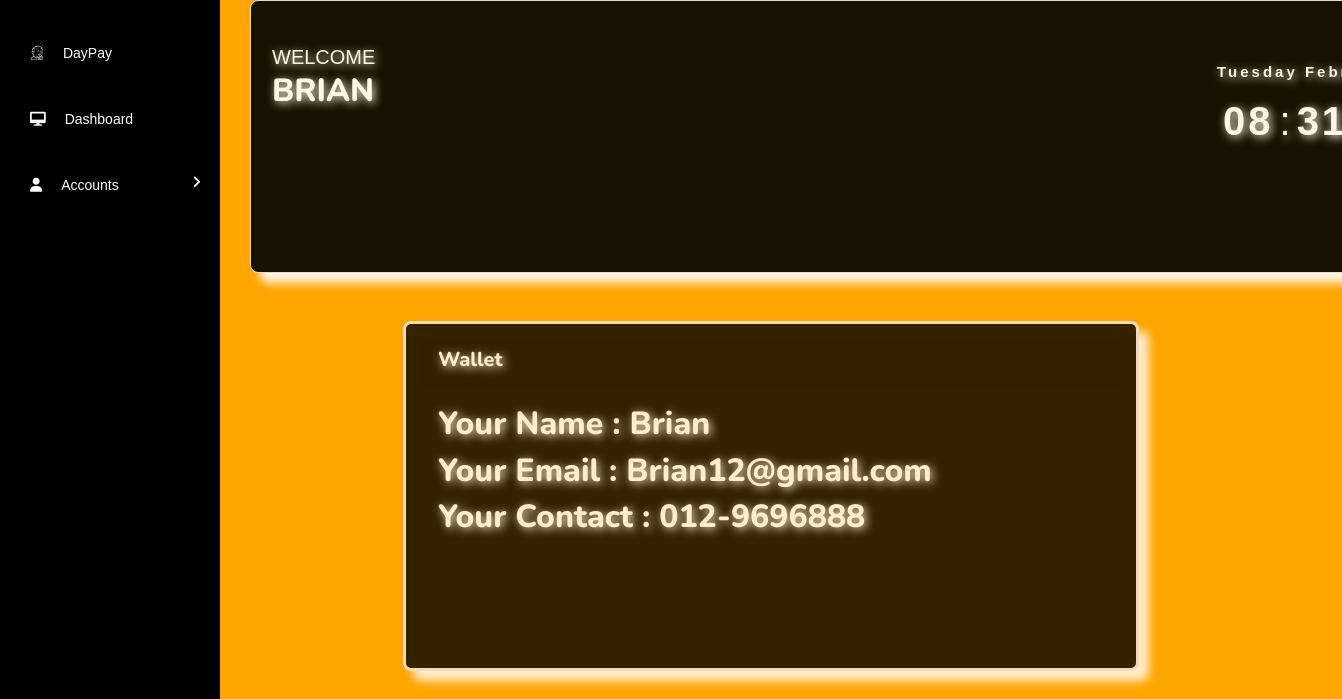
Page /epay/e_user_profile.php?uid=20 on the committed database.
### tables this page shows
CREATE TABLE `users` (
  `id` int(11) NOT NULL,
  `name` varchar(255) DEFAULT NULL,
  `contact_number` varchar(20) DEFAULT NULL,
  `email` varchar(255) DEFAULT NULL,
  `password` varchar(255) DEFAULT NULL,
  `address` varchar(500) NOT NULL,
  `city` varchar(500) NOT NULL,
  `state` varchar(300) NOT NULL,
  `postcode` int(11) NOT NULL,
  `updated_time` timestamp NOT NULL DEFAULT current_timestamp() ON UPDATE current_timestamp(),
  `pin` varchar(10) NOT NULL
);

### epay/e_user_profile.php (the view, shortened to what this page needs)
<?php include ("../connection_sql.php") ?>
<!DOCTYPE html>
<html>
    <head>
        <link href="https://cdnjs.cloudflare.com/ajax/libs/font-awesome/5.10.0/css/all.min.css" rel="stylesheet">
        <link href="https://cdn.jsdelivr.net/npm/bootstrap-icons@1.4.1/font/bootstrap-icons.css" rel="stylesheet">
        <link rel="stylesheet" href="https://cdnjs.cloudflare.com/ajax/libs/font-awesome/6.0.0/css/all.min.css">
        <link href="../lib/animate/animate.min.css" rel="stylesheet">
        <link href="../lib/owlcarousel/assets/owl.carousel.min.css" rel="stylesheet">
        <link href="../lib/tempusdominus/css/tempusdominus-bootstrap-4.min.css" rel="stylesheet" />
        <link href="../css/bootstrap.min.css" rel="stylesheet">
        <link rel="stylesheet" href="../css/epay.css">
    </head>
    <body>
        <?php
            if (isset($_GET['uid'])) {
                $uid = $_GET['uid'];
                $query = "SELECT * FROM users WHERE id = '$uid'";
                $result = mysqli_query($connect, $query);
                $row_user = mysqli_fetch_assoc($result);
                $u_name = $row_user["name"];
            }
        ?>
            <div class="side-bar">
                <div class="menu">
                    <div class="item"><a href=""><i class="fab fa-jenkins"></i> <span class="menu-text"> DayPay </span> </a></div>
                    <div class="item"><a href="e_index.php?uid=<?php echo $uid; ?>"><i class="fas fa-desktop"></i> <span class="menu-text"> Dashboard </span> </a></div>
                    <div class="item"><a class="sub-btn"><i class="fas fa-user"></i> <span class="menu-text"> Accounts </span>
                        </a>
                    </div>
                </div>
            </div>
        <div class="datetime border " style="box-shadow: 10px 10px 10px white; ">
            <div class="internal">
                <div class="main-content">
                    <div class="header-title">
                        <span style="color: white; text-shadow: 2px 2px 10px white;"> Welcome </span>
                        <h2 style="color: white; text-shadow: 2px 2px 10px white;"> <?php echo $u_name ?> </h2>
                    </div>
                </div>
                <div class="date" style="color: white; text-shadow: 2px 2px 10px white;">
                    <span id="day"> Day </span>
                    <span id="month"> Month </span>
                    <span id="daynum"> 00 </span>
                    <span id="year"> Year </span>
                </div>
                <div class="time" style="color: white; text-shadow: 2px 2px 10px white;">
                    <span id="hour"> 00 </span>:
                    <span id="minutes"> 00 </span>:
                    <span id="seconds"> 00 </span>
                    <span id="period"> AM </span>
                </div>
                <br><br><br><br><br>
                <hr>
            </div>
        </div>
        <br><br>
        <?php
            $user_query = "SELECT * FROM users WHERE id = '$uid'";
            $user_result = mysqli_query($connect, $user_query);
            $user_row = mysqli_fetch_assoc($user_result);
            $name = $user_row["name"];
            $email = $user_row["email"];
            $contact = $user_row["contact_number"];
        ?>
        <div class="container" style="opacity: 0.8;">
            <div class="row justify-content-center">
                <div class="col-md-8" >
                    <div class="cardtab card text-bg-dark mb-3" style="box-shadow: 10px 10px 10px white; width: 100%;">
                        <div class="card-header"><h5 style="color: white; text-shadow: 2px 2px 10px white;">Wallet</h5></div>
                        <div class="card-body">
                            <h2 class="card-title" style="color: white; text-shadow: 2px 2px 10px white;">Your Name : <?php echo $name ?> </h2>
                            <h2 class="card-title" style="color: white; text-shadow: 2px 2px 10px white;">Your Email : <?php echo $email ?> </h2>
                            <h2 class="card-title" style="color: white; text-shadow: 2px 2px 10px white;">Your Contact&nbsp;: <?php echo $contact ?> </h2>
                        </div>
                    </div>
                </div>
            </div>
        </div>
    </body>
</html>

### css/epay.css (style rules this page uses)
* { margin:0; padding:0; box-sizing:border-box; font-family:"Poppins",sans-serif; }
body { min-height:100vh; background-repeat: no-repeat; background-size:cover; color:white; background-size:cover; background-position:center; overflow-x: hidden; position: relative; background-color: orange; }
.side-bar { background:black; width:80px; height:100vh; position:fixed; top:0; transition:0.6s ease; transition-property:left; overflow-y: auto; }
.menu { width:100%; margin-top:20px; overflow:hidden; }
.menu .item a { color:white; font-size:14px; text-decoration:none; display:block; padding:3px 30px; line-height:60px; overflow:hidden; }
.item i { margin-right:15px; }
.sub-btn { cursor:pointer; }
.date { font-size:15px; font-weight:600; text-align:center; letter-spacing:3px; margin-left:950px; position:absolute; top:60px; }
.time { font-size:40px; display:flex; justify-content:center; align-items:center; margin-left:950px; position:absolute; top:90px; }
.time span:not(:last-child) { position:relative; margin:0 6px; font-weight:600; text-align:center; letter-spacing:3px; }
.time span:last-child { font-size:30px; font-weight:600; text-transform:uppercase; margin-top:10px; padding:0 5px; border-radius:4px; }
.main-content { position:relative; color:black; }
.header-title { font-size:20px; padding:5px 5px; position: relative; top:20px; }
.header-title span { text-transform: uppercase; }
.header-title h2 { text-transform: uppercase; }
.datetime { color:black; background-color:#000000; font-family:"Segoe UI",sans-serif; padding:1rem; margin-left:100px; border:3px solid #ebe9e9; border-radius:8px; transition:0.5s; position:relative; opacity: 0.9; }
.cardtab { color:black; background-color:#020202; font-family:"Segoe UI",sans-serif; width:600px; height: 350px; padding:1rem; margin-left:100px; border:3px solid #ebe9e9; border-radius:8px; transition:0.5s; position:relative; }

### rows in the picture
users: name "Brian", email "Brian12@gmail.com", contact_number "012-9696888"
